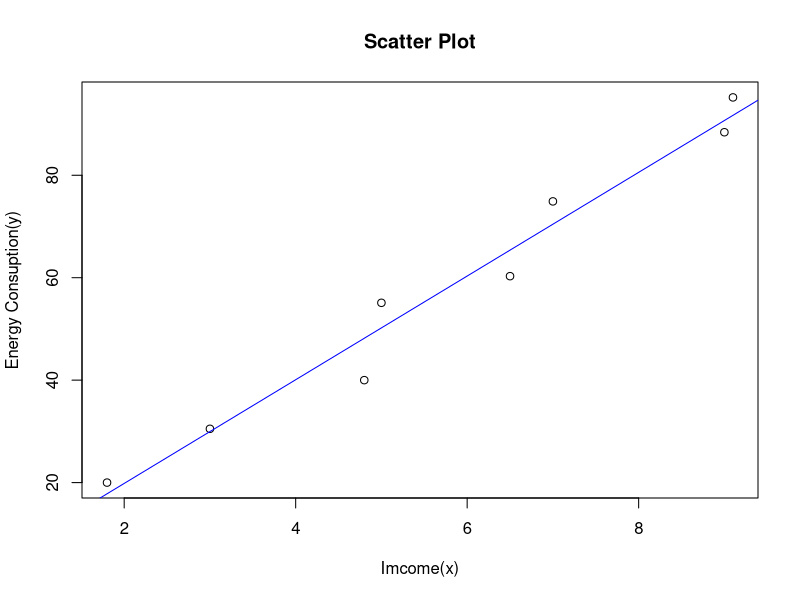
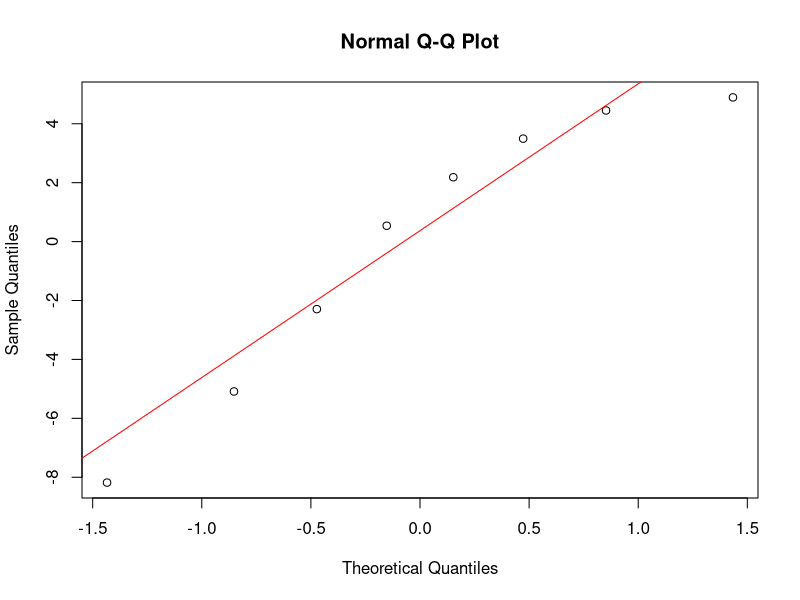
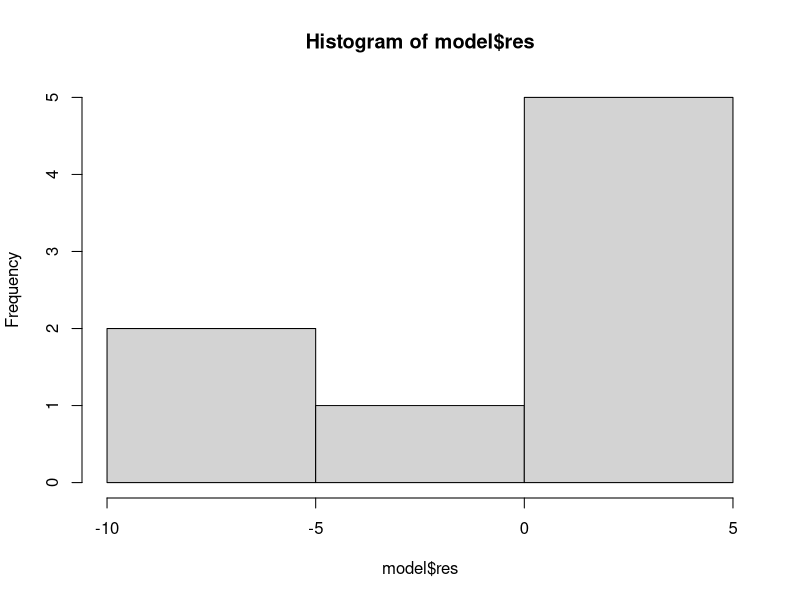
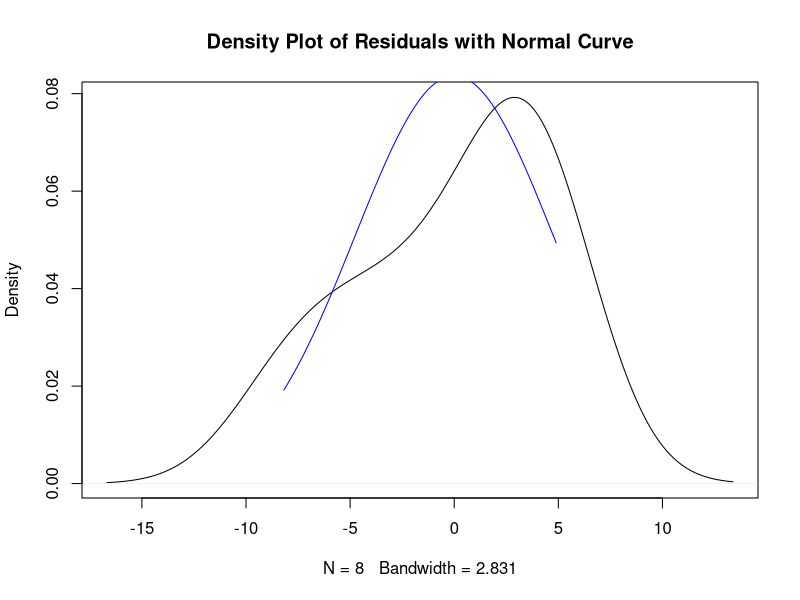
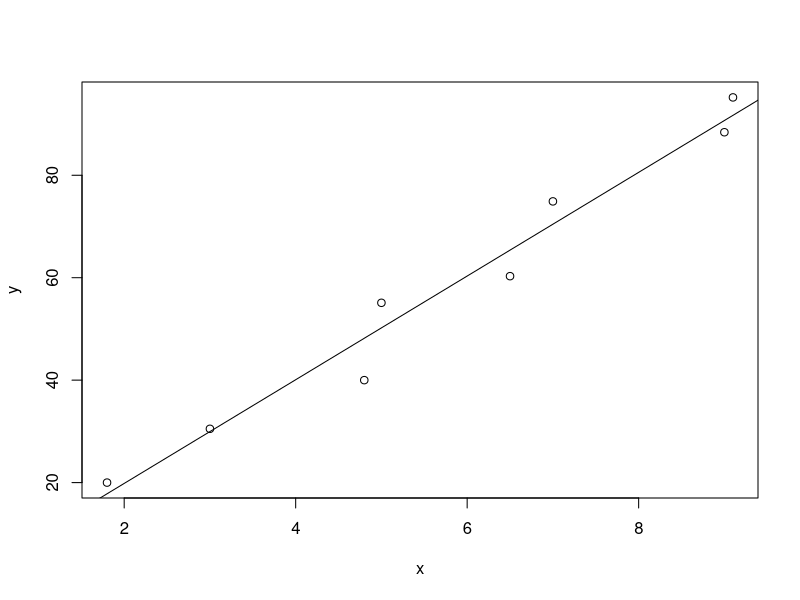
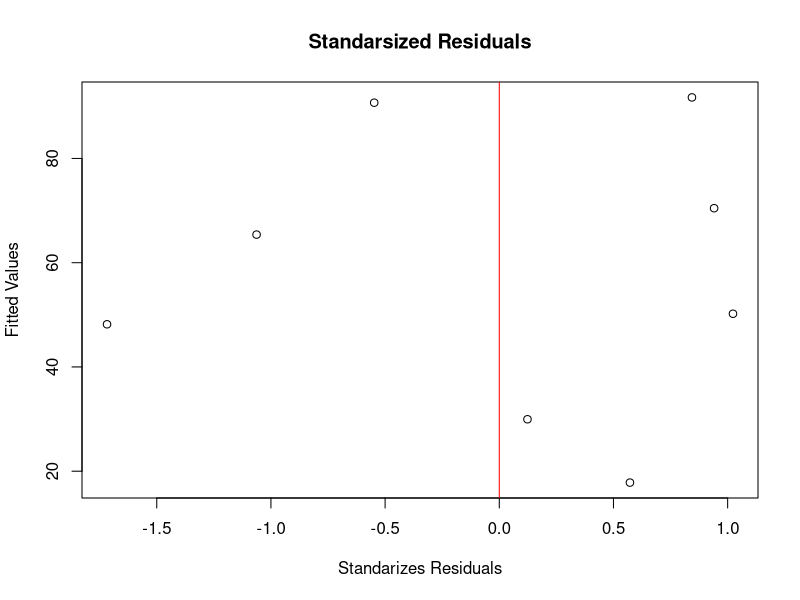
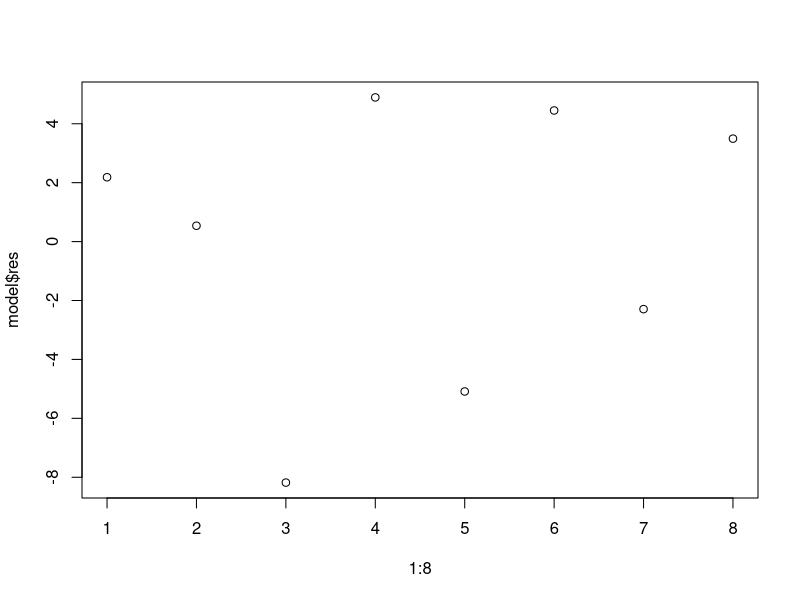

These charts were generated, in order, by the following R code:
x<-c(1.8,3.0,4.8,5.0,6.5,7.0,9.0,9.1)
y<-c(20.0,30.5,40.0,55.1,60.3,74.9,88.4,95.2)

plot(x,y,main="Scatter Plot",xlab="Imcome(x)",ylab="Energy Consuption(y)")
model<-lm(y~x)
abline(model,col="blue")

summary(model)$r.squared

qqnorm(residuals(model))
qqline(residuals(model),col="red")
hist(model$res)
shapiro.test(residuals(model))
ks.test(model$res,"pnorm",mean(model$res),sd(model$res))

plot(density(resid(model)), main = "Density Plot of Residuals with Normal Curve")
x_vals <- seq(min(resid(model)), max(resid(model)), length = 100)
y_vals <- dnorm(x_vals, mean = mean(resid(model)), sd = sd(resid(model)))
lines(x_vals, y_vals, col = "blue")

plot(x,y)
abline(model)

plot( rstandard(model),fitted(model), main="Standarsized Residuals", ylab="Fitted Values", xlab="Standarizes Residuals")
abline(v=0,col="red")
plot(1:8,model$res)

confint(model, level=0.95)

predict(model,list(x=c(8)),int="p")
predict(model,list(x=c(8)),int="c")
